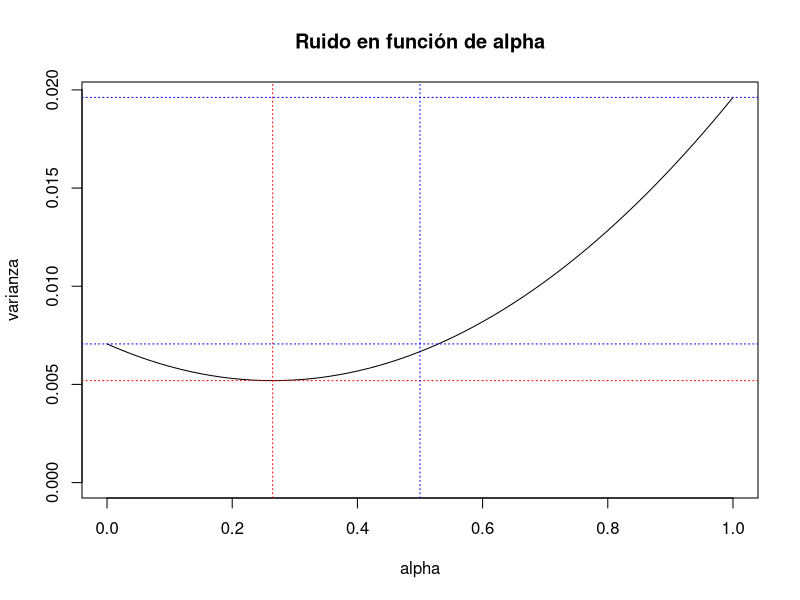
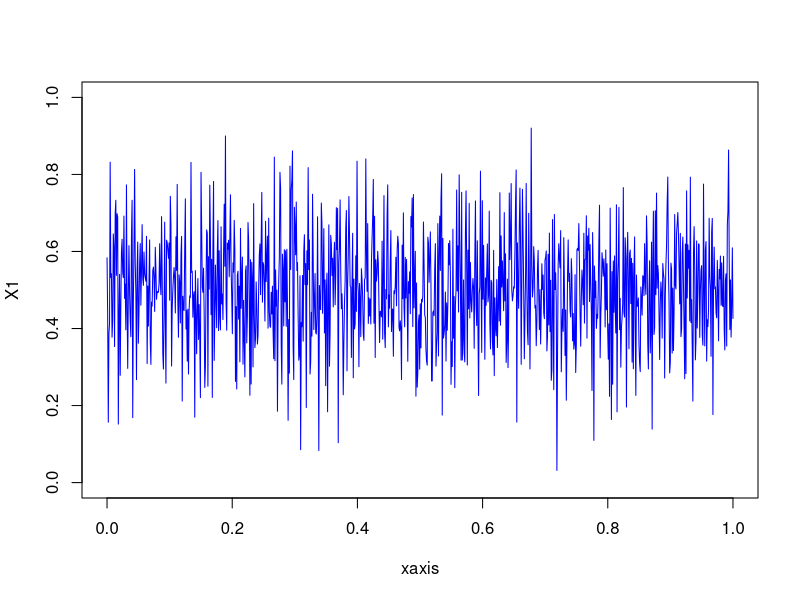
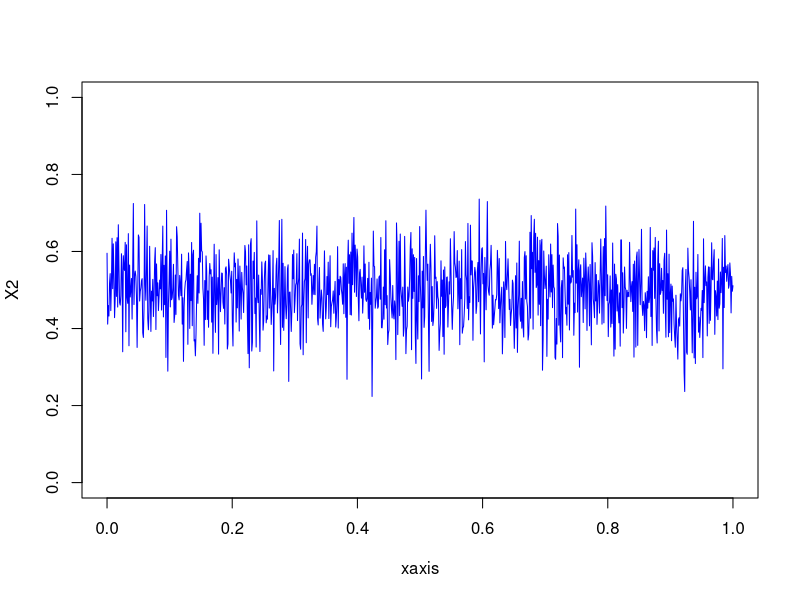
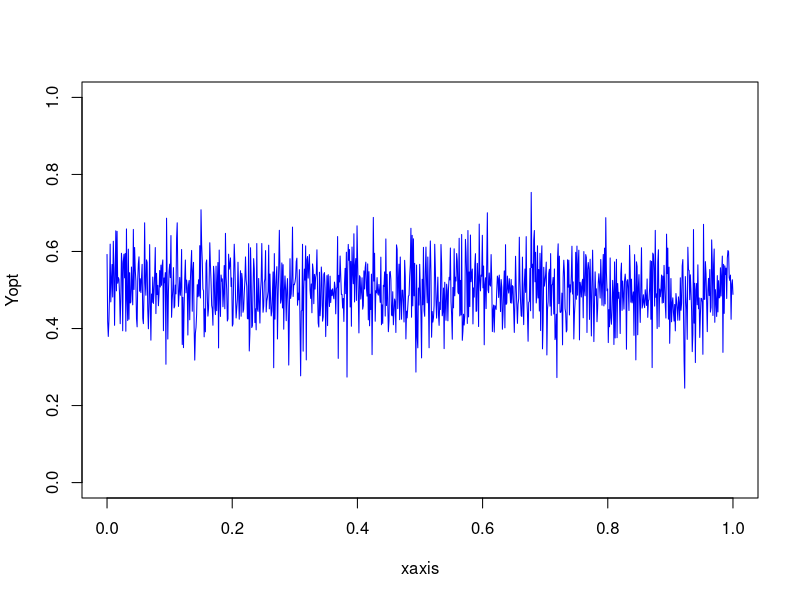
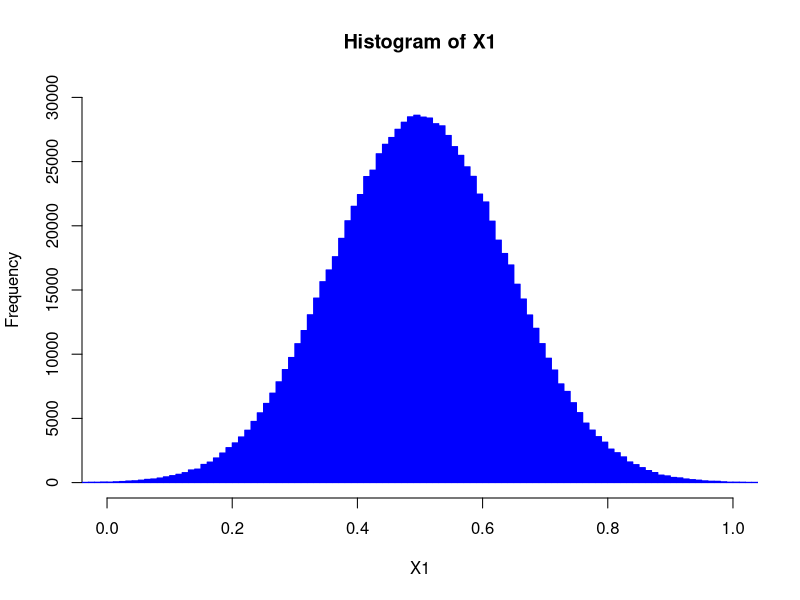
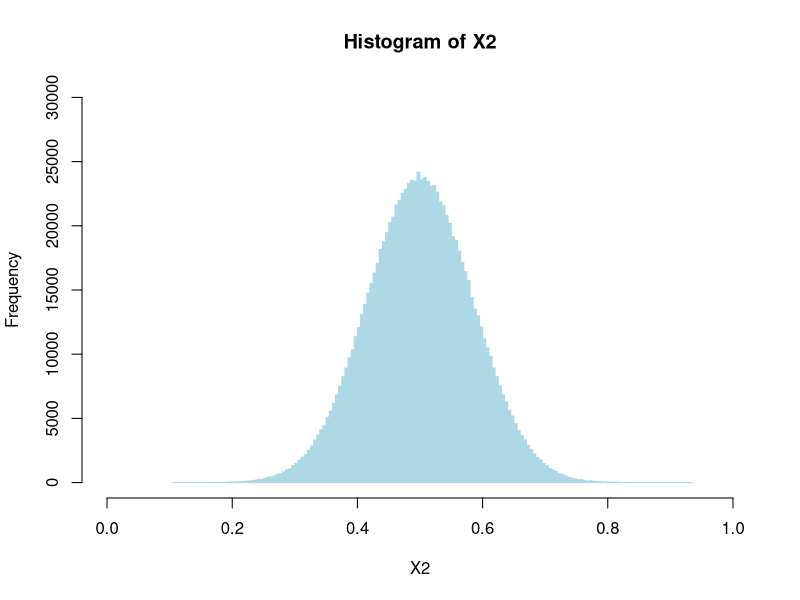
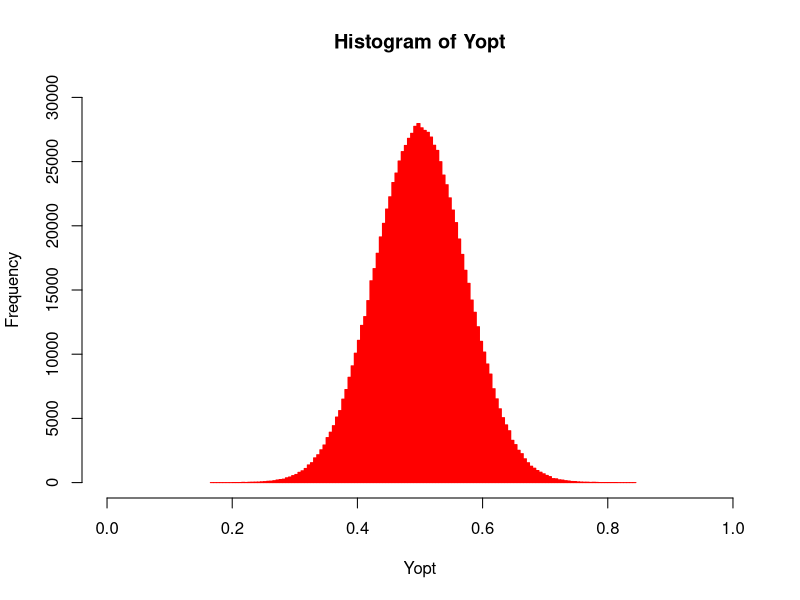

Recreate these plots in R, in order.
# Combinación óptima de señales para minimizar ruido con R (I). Teoría
# www.overfitting.net
# https://www.overfitting.net/2017/04/combinacion-optima-de-senales-para.html

# Tamaño de muestras
LADOIMG=1000
LARGO=LADOIMG^2
RESOL=61L # Número de valores de alpha

# Diferencia de ruido
SD1=0.14 # El ruido es la desviación típica
SD2=SD1/(5/3) # Establecemos que la señal 2 tenga menos ruido

# Señal 1
S1=array(0.5, dim=LARGO)
N1=rnorm(LARGO, mean=0, sd=SD1)
X1=S1+N1

# Señal 2
S2=S1
N2=rnorm(LARGO, mean=0, sd=SD2)
X2=S2+N2

# Combinación óptima y mejoras teóricas de relación S/N
k=var(X1)^0.5/var(X2)^0.5 # Estimación de N2/N1=SD2/SD1=SNR2/SNR1
alphaopt=1/(k^2+1) # alpha que maximiza la S/N de la combinación
mejoraN1=(k^2+1)^0.5
mejoraN2=(1/k^2+1)^0.5

# Combinaciones lineales para alpha 0..1
alpha=as.array(seq(from=0, to=1, len=RESOL))
y=array(0, dim=c(RESOL,LARGO))
for (i in 1:RESOL) y[i,]=alpha[i]*X1+(1-alpha[i])*X2
Yopt=alphaopt*X1+(1-alphaopt)*X2

varianza=alpha
for (i in 1:RESOL) varianza[i]=var(y[i,])

plot(alpha, varianza, ylim=c(0,max(var(X1),var(X2))), type='l',
     main='Ruido en función de alpha')
abline(v=alphaopt, col='red', lty = 'dotted')
abline(h=var(Yopt), col='red', lty = 'dotted')
abline(v=0.5, col='blue', lty = 'dotted') # Y=(X1+X2)/2
abline(h=var(y[1,]), col='blue', lty = 'dotted') # Y=X1
abline(h=var(y[RESOL,]), col='blue', lty = 'dotted') # Y=X2

# Checks
SNR1=mean(X1)/var(X1)^0.5
SNR2=mean(X2)/var(X2)^0.5
SNRopt=mean(Yopt)/var(Yopt)^0.5

print(paste0("SNR2/SNR1=", round(SNR2/SNR1, digits=4),
             " vs k=", round(k,4)))
print(paste0("SNRopt/SNR1=", round(SNRopt/SNR1, digits=4),
             " vs mejoraN1=", round(mejoraN1,4)))
print(paste0("SNRopt/SNR2=", round(SNRopt/SNR2, digits=4),
             " vs mejoraN2=", round(mejoraN2,4)))

# Dibujamos un trozo de las señales y la combinación óptima
xaxis=seq(from=0, to=1, len=1000)
plot(xaxis, X1[1:1000], ylim=c(0,1), type='l', col='blue', ylab='X1')
plot(xaxis, X2[1:1000], ylim=c(0,1), type='l', col='blue', ylab='X2')
plot(xaxis, Yopt[1:1000], ylim=c(0,1), type='l', col='blue', ylab='Yopt')

# Histogramas para comparar el ruido (varianza)
hist(X1, breaks=200, xlim=0:1, ylim=c(0,30000), col='blue', border='blue')
hist(X2, breaks=200, xlim=0:1, ylim=c(0,30000), col='lightblue', border='lightblue')
hist(Yopt, breaks=200, xlim=0:1, ylim=c(0,30000), col='red', border='red')

# Truncamos posibles outliers para construir imágenes
X1[X1 < 0] <- 0
X2[X2 < 0] <- 0
Yopt[Yopt < 0] <- 0

X1[X1 > 1] <- 1
X2[X2 > 1] <- 1
Yopt[Yopt > 1] <- 1

# Convertimos vectores en imágenes (genial R!)
dim(X1) <- c(LADOIMG, LADOIMG)
dim(X2) <- c(LADOIMG, LADOIMG)
dim(Yopt) <- c(LADOIMG, LADOIMG)

# Guardamos como imágenes
library(tiff)
writeTIFF(X1,   "img1.tif",   bits.per.sample=16, compression="LZW")
writeTIFF(X2,   "img2.tif",   bits.per.sample=16, compression="LZW")
writeTIFF(Yopt, "imgout.tif", bits.per.sample=16, compression="LZW")
